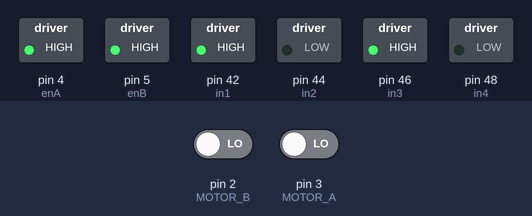
A sketch run on a simulated Arduino Mega 2560, built with avr-gcc and run on an emulated ATmega2560. Parts: switched loads named in the sketch (green lamp = pin HIGH). The inputs (shaded band) are chosen by the test bench; at power-on: pin 2 (MOTOR_B) LOW, pin 3 (MOTOR_A) LOW.

Above: at 0.1 s.
Timing chart, 0 to 1.6 s (numbered marks = the images above):
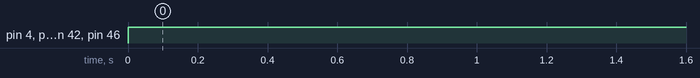

The sketch:

robot_move_functions.ino
```cpp
/*
  Robot Car with Speed Sensor Demonstration
  RobotCarSpeedSensorDemo.ino
  Demonstrates use of Hardware Interrupts
  to control motors on Robot Car

  DroneBot Workshop 2017
  http://dronebotworkshop.com
*/


#include "robot_move_functions.h"


// Interrupt Service Routines

// Motor A pulse count ISR
void ISR_countA()
{
  counter_A++;  // increment Motor A counter value
}

// Motor B pulse count ISR
void ISR_countB()
{
  counter_B++;  // increment Motor B counter value
}

// Function to convert from centimeters to steps
int CMtoSteps(float cm) {


  float circumference = (wheeldiameter * 3.14) / 10; // Calculate wheel circumference in cm
  float cm_step = circumference / stepcount;  // CM per Step

  float f_result = cm / cm_step;  // Calculate result as a float
  int result = (int) f_result; // Convert to an integer (note this is NOT rounded)

  return result;  // End and return result

}

double grid_square_distance(float distance, int resolution){
  return distance/resolution;
}

// Function to Move Forward
void MoveForward(int steps, int mspeed)
{
   counter_A = 0;  //  reset counter A to zero
   counter_B = 0;  //  reset counter B to zero

   // Set Motor A forward
   digitalWrite(in1, HIGH);
   digitalWrite(in2, LOW);

   // Set Motor B forward
   digitalWrite(in3, HIGH);
   digitalWrite(in4, LOW);

   // Go forward until step value is reached
   while (steps > counter_A && steps > counter_B) {

    if (steps > counter_A) {
    analogWrite(enA, mspeed);
    } else {
    analogWrite(enA, 0);
    }
    if (steps > counter_B) {
    analogWrite(enB, mspeed);
    } else {
    analogWrite(enB, 0);
    }
   }

  // Stop when done
  analogWrite(enA, 0);
  analogWrite(enB, 0);
  counter_A = 0;  //  reset counter A to zero
  counter_B = 0;  //  reset counter B to zero

}

// Function to Move in Reverse
void MoveReverse(int steps, int mspeed)
{
   counter_A = 0;  //  reset counter A to zero
   counter_B = 0;  //  reset counter B to zero

   // Set Motor A reverse
  digitalWrite(in1, LOW);
  digitalWrite(in2, HIGH);

  // Set Motor B reverse
  digitalWrite(in3, LOW);
  digitalWrite(in4, HIGH);

   // Go in reverse until step value is reached
   while (steps > counter_A && steps > counter_B) {

    if (steps > counter_A) {
    analogWrite(enA, mspeed);
    } else {
    analogWrite(enA, 0);
    }
    if (steps > counter_B) {
    analogWrite(enB, mspeed);
    } else {
    analogWrite(enB, 0);
    }
    }

  // Stop when done
  analogWrite(enA, 0);
  analogWrite(enB, 0);
  counter_A = 0;  //  reset counter A to zero
  counter_B = 0;  //  reset counter B to zero

}

// Function to Spin Right
void SpinRight(int steps, int mspeed)
{
   counter_A = 0;  //  reset counter A to zero
   counter_B = 0;  //  reset counter B to zero

   // Set Motor A reverse
  digitalWrite(in1, LOW);
  digitalWrite(in2, HIGH);

  // Set Motor B forward
  digitalWrite(in3, HIGH);
  digitalWrite(in4, LOW);

   // Go until step value is reached
   while (steps > counter_A && steps > counter_B) {

    if (steps > counter_A) {
    analogWrite(enA, mspeed);
    } else {
    analogWrite(enA, 0);
    }
    if (steps > counter_B) {
    analogWrite(enB, mspeed);
    } else {
    analogWrite(enB, 0);
    }
   }

  // Stop when done
  analogWrite(enA, 0);
  analogWrite(enB, 0);
  counter_A = 0;  //  reset counter A to zero
  counter_B = 0;  //  reset counter B to zero

}

// Function to Spin Left
void SpinLeft(int steps, int mspeed)
{
   counter_A = 0;  //  reset counter A to zero
   counter_B = 0;  //  reset counter B to zero

   // Set Motor A forward
  digitalWrite(in1, HIGH);
  digitalWrite(in2, LOW);

  // Set Motor B reverse
  digitalWrite(in3, LOW);
  digitalWrite(in4, HIGH);

   // Go until step value is reached
   while (steps > counter_A && steps > counter_B) {

    if (steps > counter_A) {
    analogWrite(enA, mspeed);
    } else {
    analogWrite(enA, 0);
    }
    if (steps > counter_B) {
    analogWrite(enB, mspeed);
    } else {
    analogWrite(enB, 0);
    }
  }

  // Stop when done
  analogWrite(enA, 0);
  analogWrite(enB, 0);
  counter_A = 0;  //  reset counter A to zero
  counter_B = 0;  //  reset counter B to zero

}
```

robot_move_functions.h
```cpp
/*
  Robot Car with Speed Sensor Demonstration
  RobotCarSpeedSensorDemo.ino
  Demonstrates use of Hardware Interrupts
  to control motors on Robot Car

  DroneBot Workshop 2017
  http://dronebotworkshop.com
*/

#ifndef ROBOT_MOVE_FUNCTIONS_H
#define ROBOT_MOVE_FUNCTIONS_H

// Constants for Interrupt Pins
// Change values if not using Arduino Uno
const byte MOTOR_A = 3;  // Motor 2 Interrupt Pin - INT 1 - Right Motor
const byte MOTOR_B = 2;  // Motor 1 Interrupt Pin - INT 0 - Left Motor

// Constant for steps in disk
const float stepcount = 20.00;  // 20 Slots in disk, change if different

// Constant for wheel diameter
const float wheeldiameter = 60; // Wheel diameter in millimeters, change if different

// Integers for pulse counters
volatile int counter_A = 0;
volatile int counter_B = 0;


// Motor A

int enA = 4;
int in1 = 42;
int in2 = 44;

// Motor B

int enB = 5;
int in3 = 46;
int in4 = 48;


//This the interrupt function for the first encoder
void ISR_countA() ;

//this is the interrupt function for the second encoder
void ISR_countB();

//This function takes in the distance the rover needs to move and converts it into steps
int CMtoSteps(float cm);

//This function takes in the total distance needed to travel and how many stops you want
//and returns the distance it must travel each time
double grid_square_distance(float distance, int resolution);

//This function moves the robot forward
void MoveForward(int steps, int mspeed) ;

//this function moves the robot backwards
void MoveReverse(int steps, int mspeed);

//This fucntion spins the right wheel
void SpinRight(int steps, int mspeed);

//This function spins the left wheel
void SpinLeft(int steps, int mspeed);

#endif
```

rover_driver.ino
```cpp
#include "robot_move_functions.h"


void setup()
{
 pinMode(enA,OUTPUT);
 pinMode(enB,OUTPUT);
 pinMode(in1,OUTPUT);
 pinMode(in2,OUTPUT);
 pinMode(in3,OUTPUT);
 pinMode(in4,OUTPUT);
  // Attach the Interrupts to their ISR's
  attachInterrupt(digitalPinToInterrupt (MOTOR_A), ISR_countA, RISING);  // Increase counter A when speed sensor pin goes High
  attachInterrupt(digitalPinToInterrupt (MOTOR_B), ISR_countB, RISING);  // Increase counter B when speed sensor pin goes High

  // Test Motor Movement  - Experiment with your own sequences here

  MoveForward(CMtoSteps(50), 255);  // Forward half a metre at 255 speed
  delay(1000);  // Wait one second
//  MoveReverse(10, 255);  // Reverse 10 steps at 255 speed
//  delay(1000);  // Wait one second
//  MoveForward(10, 150);  // Forward 10 steps at 150 speed
//  delay(1000);  // Wait one second
//  MoveReverse(CMtoSteps(25.4), 200);  // Reverse 25.4 cm at 200 speed
//  delay(1000);  // Wait one second
//  SpinRight(20, 255);  // Spin right 20 steps at 255 speed
//  delay(1000);  // Wait one second
//  SpinLeft(60, 175);  // Spin left 60 steps at 175 speed
//  delay(1000);  // Wait one second
//  MoveForward(1, 255);  // Forward 1 step at 255 speed


}

void loop()
{
  // Put whatever you want here!


}
```

Measured:
- by itself, pin 4 (enA), pin 5 (enB), pin 42 (in1), pin 46 (in3): LOW → HIGH at 0.00 s
